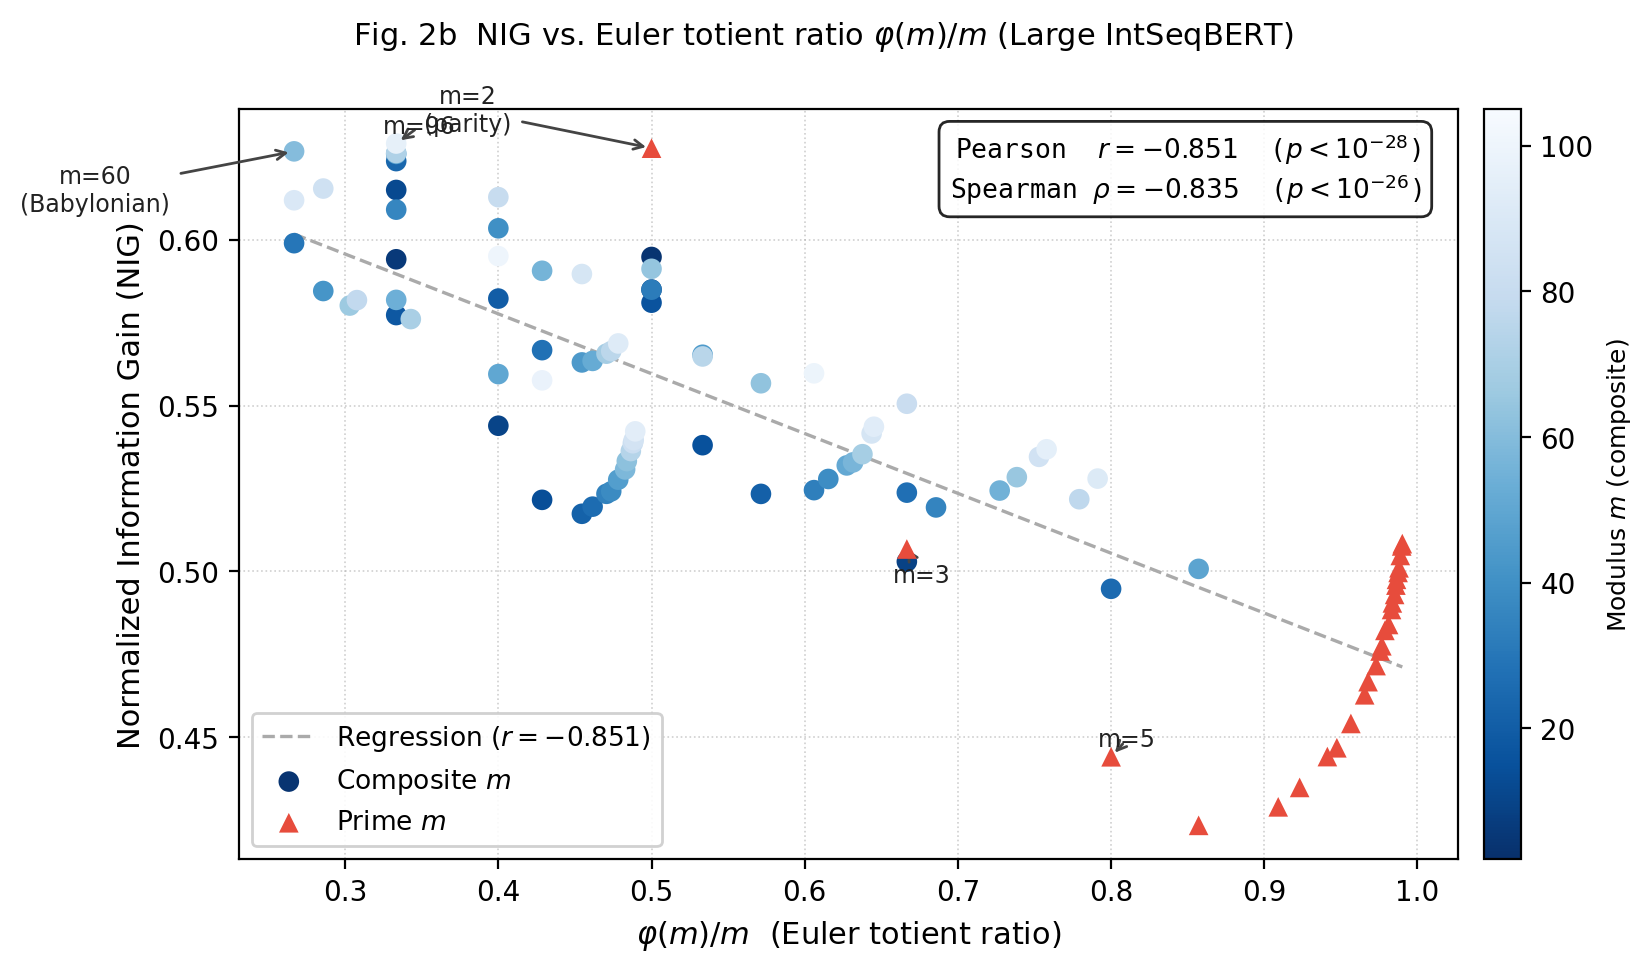

This chart was generated by the following Python code:
"""
Fig.2b NIG vs φ(m)/m 散布図（追加分析）
CICM 2026 paper — supplementary / Section 5.3

NIG と Euler のトーシェント比 φ(m)/m の関係を検証。
  - Pearson / Spearman 相関係数を算出
  - 素数 / 合成数を色分け
  - 注目モジュラスをアノテーション
  - 回帰直線を重ねる

出力: experiment/cicm2026/fig2b_nig_vs_phi.pdf
      experiment/cicm2026/fig2b_nig_vs_phi.png
"""

from pathlib import Path
import numpy as np
import pandas as pd
from sympy import totient, isprime
from scipy import stats
import matplotlib
matplotlib.use("Agg")
import matplotlib.pyplot as plt

# ── データ準備 ────────────────────────────────────────────────────────────
REPO_ROOT = Path(__file__).resolve().parents[2]
CKPT = REPO_ROOT / "checkpoints" / "large_std"
OUT_DIR = Path(__file__).resolve().parent

df = pd.read_csv(CKPT / "intseq" / "analysis" / "mod_spectrum" / "mod_spectrum_ranking.csv")
df = df.sort_values("modulus").reset_index(drop=True)
df["phi_over_n"] = df["modulus"].apply(lambda m: float(totient(m)) / m)
df["is_prime"]   = df["modulus"].apply(isprime)

x = df["phi_over_n"].values.astype(float)
y = df["nig_score"].values.astype(float)

r_p, p_p = stats.pearsonr(x, y)
r_s, p_s = stats.spearmanr(x, y)

# 回帰直線
slope, intercept, *_ = stats.linregress(x, y)
x_line = np.linspace(x.min(), x.max(), 200)
y_line = slope * x_line + intercept

# ── プロット ──────────────────────────────────────────────────────────────
fig, ax = plt.subplots(figsize=(7.5, 5.0))
fig.subplots_adjust(left=0.11, right=0.97, top=0.88, bottom=0.13)

# 回帰直線（背景）
ax.plot(x_line, y_line, color="#aaaaaa", linewidth=1.2, linestyle="--",
        zorder=1, label=f"Regression ($r={r_p:.3f}$)")

# 合成数（青系）
comp = df[~df["is_prime"]]
sc_c = ax.scatter(comp["phi_over_n"], comp["nig_score"],
                  c=comp["modulus"], cmap="Blues_r",
                  vmin=2, vmax=105,
                  s=55, zorder=3, edgecolors="none",
                  label="Composite $m$")

# 素数（赤三角）
prim = df[df["is_prime"]]
ax.scatter(prim["phi_over_n"], prim["nig_score"],
           marker="^", color="#e74c3c", s=50, zorder=4,
           edgecolors="none", label="Prime $m$")

# カラーバー（合成数の大きさ）
cbar = fig.colorbar(sc_c, ax=ax, pad=0.02, fraction=0.035)
cbar.set_label("Modulus $m$ (composite)", fontsize=9)

# 注目モジュラスのアノテーション
ANNOTATE = {
    2:  ("m=2\n(parity)",   (-0.12, +0.005)),
    60: ("m=60\n(Babylonian)", (-0.13, -0.018)),
    96: ("m=96",            (+0.015, +0.003)),
    3:  ("m=3",             (+0.010, -0.010)),
    5:  ("m=5",             (+0.010, +0.003)),
}
for m, (label, (dx, dy)) in ANNOTATE.items():
    row = df[df["modulus"] == m].iloc[0]
    ax.annotate(label,
                xy=(row["phi_over_n"], row["nig_score"]),
                xytext=(row["phi_over_n"] + dx, row["nig_score"] + dy),
                arrowprops=dict(arrowstyle="->", color="#444444", lw=1.0),
                fontsize=8.5, color="#222222",
                ha="center")

# 統計情報テキスト
ax.text(0.97, 0.97,
        f"Pearson  $r = {r_p:.3f}$  ($p < 10^{{-28}}$)\n"
        f"Spearman $\\rho = {r_s:.3f}$  ($p < 10^{{-26}}$)",
        transform=ax.transAxes, ha="right", va="top",
        fontsize=9.5, family="monospace",
        bbox=dict(boxstyle="round,pad=0.4", fc="white", alpha=0.85))

ax.set_xlabel(r"$\varphi(m)/m$  (Euler totient ratio)", fontsize=11)
ax.set_ylabel("Normalized Information Gain (NIG)", fontsize=11)
ax.legend(loc="lower left", fontsize=9.5, framealpha=0.9)
ax.grid(linestyle=":", linewidth=0.6, alpha=0.6)

fig.suptitle(
    r"Fig. 2b  NIG vs. Euler totient ratio $\varphi(m)/m$ (Large IntSeqBERT)",
    fontsize=11, y=0.97
)

# ── 保存 ──────────────────────────────────────────────────────────────────
for ext in ("pdf", "png"):
    out_path = OUT_DIR / f"fig2b_nig_vs_phi.{ext}"
    fig.savefig(out_path, dpi=200, bbox_inches="tight")
    print(f"Saved: {out_path}")

plt.close(fig)
